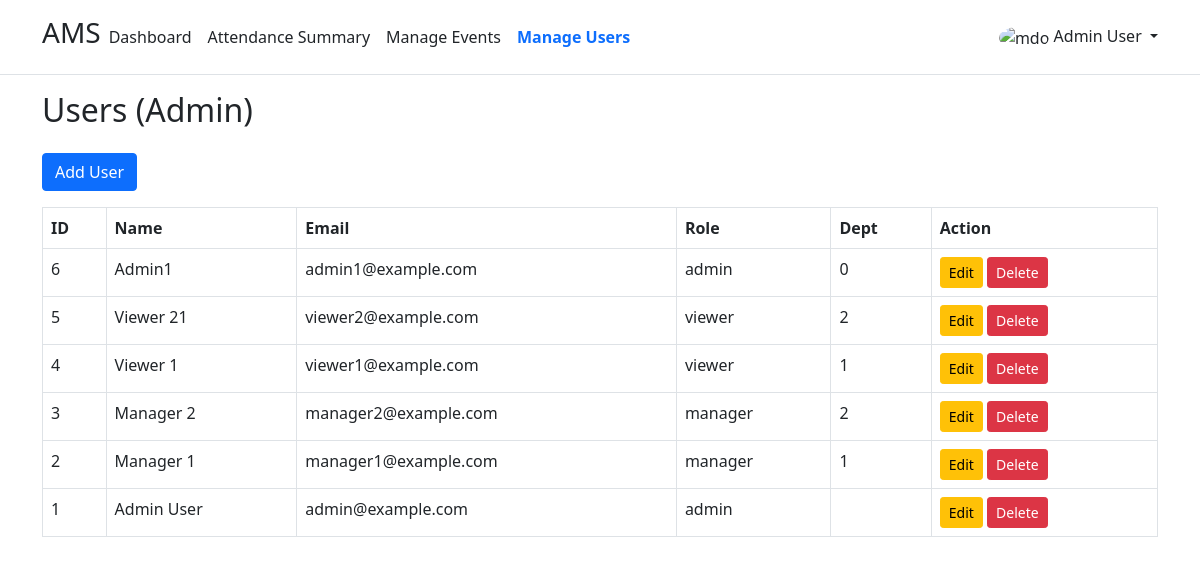
/users_crud.php (signed in), run on the app's committed database.
### tables this page shows
CREATE TABLE IF NOT EXISTS `users` (
  `id` int(11) NOT NULL AUTO_INCREMENT,
  `name` varchar(150) NOT NULL,
  `email` varchar(255) NOT NULL,
  `password_hash` varchar(255) NOT NULL,
  `role` enum('admin','manager','viewer') NOT NULL DEFAULT 'viewer',
  `department_id` int(11) DEFAULT NULL,
  `created_at` timestamp NULL DEFAULT CURRENT_TIMESTAMP,
  PRIMARY KEY (`id`),
  UNIQUE KEY `email` (`email`),
  KEY `idx_users_email` (`email`)
);

### auth.php (called while the page is built, shortened)
<?php
function current_user() {
    return $_SESSION['user'] ?? null;
}

### users_crud.php (the view, shortened to what this page needs)
<?php
require_once "auth.php";
$current_user = current_user();
$stmt = $conn->query("SELECT id, name, email, role, department_id, created_at FROM users ORDER BY id DESC");
$users = $stmt->fetchAll();
?>
<!doctype html>
<html>
<head>
    <link rel="stylesheet" href="https://getbootstrap.com/docs/5.0/examples/headers/headers.css">
    <link rel="stylesheet" href="https://getbootstrap.com/docs/5.0/dist/css/bootstrap.min.css">
</head>
<body class="">
    <?php include 'header.php'; ?>
    <div class="container ">
        <h2 class="mb-4">Users (Admin)</h2>
        <button class="btn btn-primary mb-3" data-bs-toggle="modal" data-bs-target="#userModal" onclick="openModal()">Add User</button>
        <table class="table table-bordered">
            <thead>
                <tr>
                    <th>ID</th>
                    <th>Name</th>
                    <th>Email</th>
                    <th>Role</th>
                    <th>Dept</th>
                    <th>Action</th>
                </tr>
            </thead>
            <tbody>
                <?php foreach ($users as $u): ?>
                    <tr>
                        <td><?php echo $u['id']; ?></td>
                        <td><?php echo htmlspecialchars($u['name']); ?></td>
                        <td><?php echo htmlspecialchars($u['email']); ?></td>
                        <td><?php echo $u['role']; ?></td>
                        <td><?php echo $u['department_id']; ?></td>
                        <td>
                            <button class="btn btn-sm btn-warning" onclick='openModal(<?php echo json_encode($u); ?>)'>Edit</button>
                            <form method="post" style="display:inline">
                                <button class="btn btn-sm btn-danger" onclick="return confirm('Delete user?')">Delete</button>
                            </form>
                        </td>
                    </tr>
                <?php endforeach; ?>
            </tbody>
        </table>
    </div>
</body>
</html>

### header.php (shortened to what this page needs)
<link rel="stylesheet" href="https://getbootstrap.com/docs/5.0/examples/headers/headers.css">
<link rel="stylesheet" href="https://getbootstrap.com/docs/5.0/dist/css/bootstrap.min.css">
<header class="p-3 mb-3 border-bottom">
    <div class="container">
        <div class="d-flex flex-wrap align-items-center justify-content-center justify-content-lg-start">
            <a href="/" class="d-flex align-items-center mb-2 mb-lg-0 text-dark text-decoration-none">
                <h3>AMS</h3>
            </a>
            <ul class="nav col-12 col-lg-auto me-lg-auto mb-2 justify-content-center mb-md-0">
                <?php
                $current_page = basename($_SERVER['PHP_SELF']);
                ?>
                    <li class="nav-item">
                        <a href="dashboard.php"
                            class="nav-link px-2 <?php echo ($current_page === 'dashboard.php') ? 'text-primary fw-bold' : 'link-dark'; ?>">
                            Dashboard
                        </a>
                    </li>
                    <li class="nav-item">
                        <a href="attendance_summary.php"
                            class="nav-link px-2 <?php echo ($current_page === 'attendance_summary.php') ? 'text-primary fw-bold' : 'link-dark'; ?>">
                            Attendance Summary
                        </a>
                    </li>
                    <li class="nav-item">
                        <a href="events_crud.php"
                            class="nav-link px-2 <?php echo ($current_page === 'events_crud.php') ? 'text-primary fw-bold' : 'link-dark'; ?>">
                            Manage Events
                        </a>
                    </li>
                    <li class="nav-item">
                        <a href="users_crud.php"
                            class="nav-link px-2 <?php echo ($current_page === 'users_crud.php') ? 'text-primary fw-bold' : 'link-dark'; ?>">
                            Manage Users
                        </a>
                    </li>
            </ul>
            <div class="dropdown text-end">
                <a href="#" class="d-block link-dark text-decoration-none dropdown-toggle" id="dropdownUser1" data-bs-toggle="dropdown" aria-expanded="false">
                    <img src="https://github.com/mdo.png" alt="mdo" width="32" height="32" class="rounded-circle"> <?php echo $current_user['name']; ?>
                </a>
            </div>
        </div>
    </div>
</header>

### data on the page
users: name "Admin User", id "1", email "admin@example.com", role "admin"
users: id "6", name "Admin1", email "admin1@example.com", role "admin", department "0"
users: id "5", name "Viewer 21", email "viewer2@example.com", role "viewer", department "2"
users: id "4", name "Viewer 1", email "viewer1@example.com", role "viewer", department "1"
users: id "3", name "Manager 2", email "manager2@example.com", role "manager", department "2"
users: id "2", name "Manager 1", email "manager1@example.com", role "manager", department "1"
